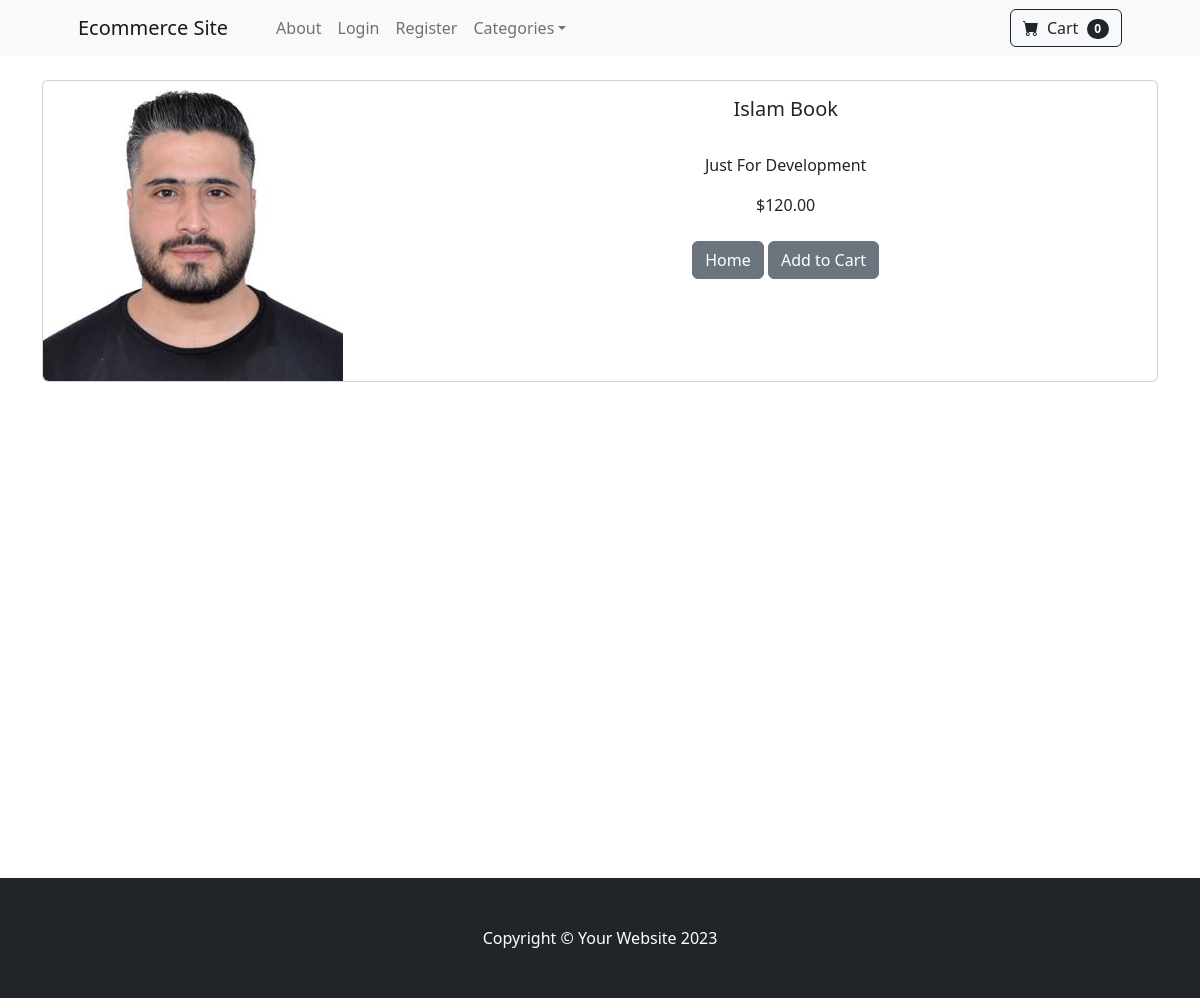
Page /product/3/ on the committed database.
### store/models.py (models this page shows, shortened)
class Product(models.Model):
    name = models.CharField(max_length=50)
    price = models.DecimalField(default=0, max_digits=6, decimal_places=2)
    category = models.ForeignKey(Category, on_delete=models.CASCADE, default=1)
    description = models.CharField(
        max_length=250, default='', blank=True, null=True)
    image = models.ImageField(upload_to='uploads/product/')
    is_sale = models.BooleanField(default=False)
    sale_price = models.DecimalField(default=0, max_digits=6, decimal_places=2)

### store/views.py (the view)
# urls.py: path('product/<int:pk>/', views.product, name='product'),
def product(request, pk):
    product = Product.objects.get(id=pk)
    return render(request, 'product.html', {'product': product})

### cart/cart.py (called while the page is built)
    def __len__(self):
        return len(self.cart)

### cart/context_processors.py (called while the page is built)
def cart(request):
    return {'cart': Cart(request)}

### store/templates/product.html (shortened to what this page needs)
{% extends 'base.html' %}
{% block content %}
<div class="container">
<br/>
<div class="card mb-3">
  <div class="row g-0">
    <div class="col-md-4">
      <img src="{{ product.image.url }}" class="img-fluid rounded-start" alt="...">
    </div>
    <div class="col-md-8">
      <div class="card-body">
        <center>
        <h5 class="card-title">{{ product.name }}</h5>
        <br/>
        <p class="card-text justified">{{ product.description }}</p>
        {% if product.is_sale %}
        <div class="d-flex justify-content-center small text-warning mb-2">
                <div class="bi-star-fill"></div>
                &nbsp;&nbsp;Sale!&nbsp;&nbsp;
                <div class="bi-star-fill"></div>
                </div>
                <strike>
                ${{ product.price }}
                </strike>
                &nbsp;
                ${{ product.sale_price }}
        {% else %}
            ${{ product.price }}
        {% endif %}
            <br/><br/>
        <a href="{% url 'home'%}" class="btn btn-secondary">Home</a>
        <button class="btn btn-secondary" value="{{product.id}}" id="add-cart">Add to Cart</button>
    </center>
      </div>
    </div>
  </div>
</div>
</div>
<br/><br/><br/><br/><br/><br/><br/><br/><br/><br/><br/><br/><br/><br/><br/><br/><br/><br/><br/><br/>
{% endblock %}

### rows in the picture
Product: image (picture), name "Islam Book", description "Just For Development", price "120.00"

### other values in the picture
{{ cart|length }} "0"
